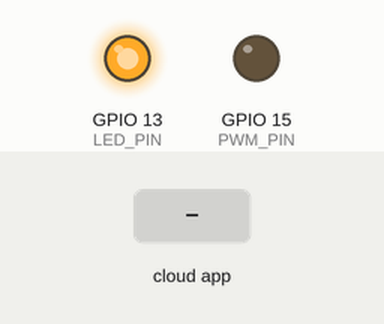
The sketch below on a simulated ESP32. Shown: output pins drawn as LEDs (lit = HIGH). The test bench sets the inputs (shaded band). The ROS host is connected and sends only what is stated.

Above: at 3.2 s.
3.3 s: the phone or cloud app sets pwm_duty_cycle to -100
At 4.1 s:
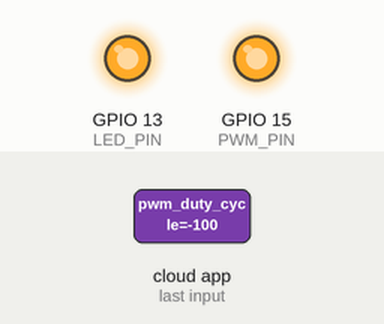
4.8 s: the phone or cloud app sets pwm_duty_cycle to 100
At 5.6 s:
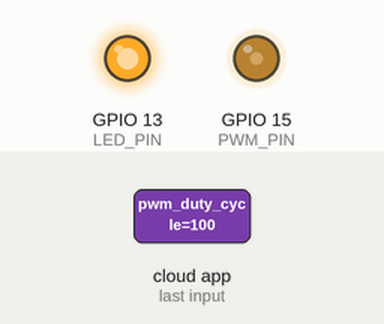
6.3 s: the phone or cloud app sets pwm_duty_cycle to -100
At 7.0 s:
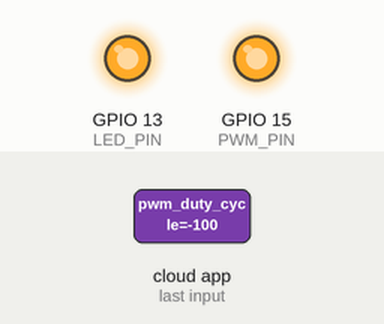
Timing chart, 0 to 9.3 s (numbered marks = the images above; inputs shaded):
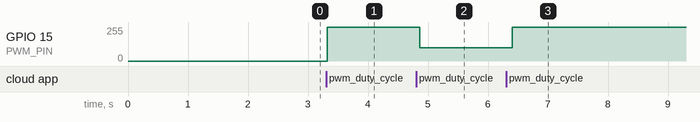

Measured:
- after the input at 3.3 s, GPIO 15 (PWM_PIN): 0/255 → 255/255 at once
- after the input at 4.8 s, GPIO 15 (PWM_PIN): 255/255 → 100/255 after 0.06 s
- after the input at 6.3 s, GPIO 15 (PWM_PIN): 100/255 → 255/255 after 0.10 s

The sketch:

subscriber_mini.ino
```cpp
#include <micro_ros_arduino.h>

#include <stdio.h>
#include <rcl/rcl.h>
#include <rcl/error_handling.h>
#include <rclc/rclc.h>
#include <rclc/executor.h>

#include <std_msgs/msg/int32.h>
#include <std_msgs/msg/int16.h>
#include <std_msgs/msg/int8.h>
#include <std_msgs/msg/float32.h>

rcl_subscription_t subscriber;

std_msgs__msg__Float32 msg;

rclc_executor_t executor;
rclc_support_t support;
rcl_allocator_t allocator;

rcl_node_t node;

rcl_timer_t timer;

#define LED_PIN 13
#define PWM_PIN 15
#define PWM_ch 0
#define freq 5000
#define res 8

float pwm_value = 0;

#define RCCHECK(fn) { rcl_ret_t temp_rc = fn; if((temp_rc != RCL_RET_OK)){error_loop();}}
#define RCSOFTCHECK(fn) { rcl_ret_t temp_rc = fn; if((temp_rc != RCL_RET_OK)){}}


void error_loop(){
  while(1){
    digitalWrite(LED_PIN, !digitalRead(LED_PIN));
    delay(100);
  }
}

void subscription_callback(const void * msgin)
{
  const std_msgs__msg__Float32 * msg = (const std_msgs__msg__Float32 *)msgin;
  ledcWrite(PWM_ch, msg->data);
}

void setup() {

  ledcAttachPin(PWM_PIN, PWM_ch);
  ledcSetup(PWM_ch, freq, res);

  set_microros_transports();

  pinMode(LED_PIN, OUTPUT);
  digitalWrite(LED_PIN, HIGH);

  delay(2000);

  allocator = rcl_get_default_allocator();

  //create init_options
  RCCHECK(rclc_support_init(&support, 0, NULL, &allocator));

  // create node
  RCCHECK(rclc_node_init_default(&node, "micro_ros_esp32_node", "", &support));

  // create subscriber
  RCCHECK(rclc_subscription_init_default(
    &subscriber,
    &node,
    ROSIDL_GET_MSG_TYPE_SUPPORT(std_msgs, msg, Float32),
    "pwm_duty_cycle"));

  // create executor
  RCCHECK(rclc_executor_init(&executor, &support.context, 1, &allocator));
  RCCHECK(rclc_executor_add_subscription(&executor, &subscriber, &msg, &subscription_callback, ON_NEW_DATA));
}

void loop() {
  delay(100);
  RCCHECK(rclc_executor_spin_some(&executor, RCL_MS_TO_NS(100)));
}
```
